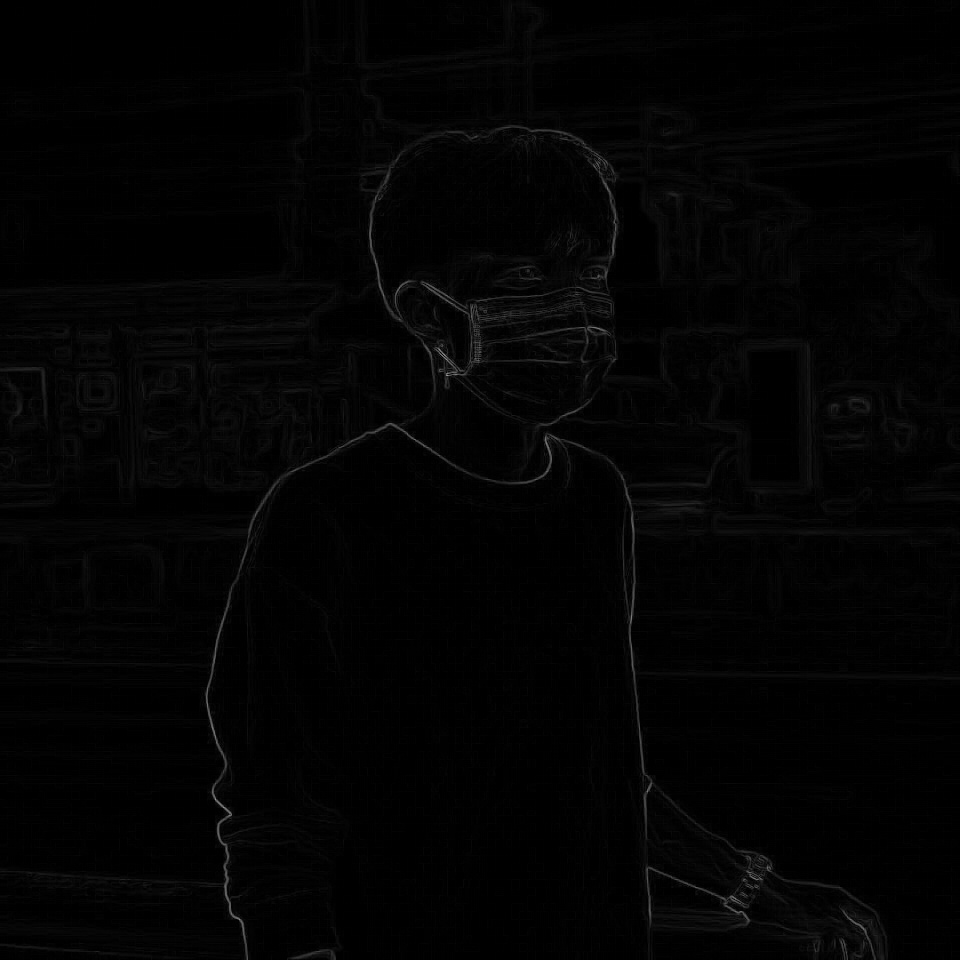
#> input picture test.jpg, 960 x 960 px
$ python Hough_C.py --image test.jpg
#> lines starting #> are read from the running program, lines starting #| are printed output that depends on the picture; after the words box and inside, x2 and y2 are one past the last pixel; in counts of white or black regions, pixels touching at a corner belong together
# import the necessary packages
import numpy as np
import argparse
import cv2
# construct the argument parser and parse the arguments
ap = argparse.ArgumentParser()
ap.add_argument("-i", "--image", required = True, help = "Path to the image")
args = vars(ap.parse_args())
# load the image, clone it for output, and then convert it to grayscale
image = cv2.imread(args["image"])
#> image is the input picture: shape (960, 960, 3); min 0, max 158, mean 3.2
output = image.copy()
gray = cv2.cvtColor(image, cv2.COLOR_BGR2GRAY)
# detect circles in the image
circles = cv2.HoughCircles(gray, cv2.HOUGH_GRADIENT, 1.2, 100)
#> circles = [[516.6, 228.6, 99.84]]
# ensure at least some circles were found
if circles is not None:
	# convert the (x, y) coordinates and radius of the circles to integers
	circles = np.round(circles[0, :]).astype("int")
#> circles = [[517, 229, 100]]
	# loop over the (x, y) coordinates and radius of the circles
	for (x, y, r) in circles:
		# draw the circle in the output image, then draw a rectangle
		# corresponding to the center of the circle
		cv2.circle(output, (x, y), r, (0, 255, 0), 4)
		cv2.rectangle(output, (x - 5, y - 5), (x + 5, y + 5), (0, 128, 255), -1)
#> this loop made 1 pass
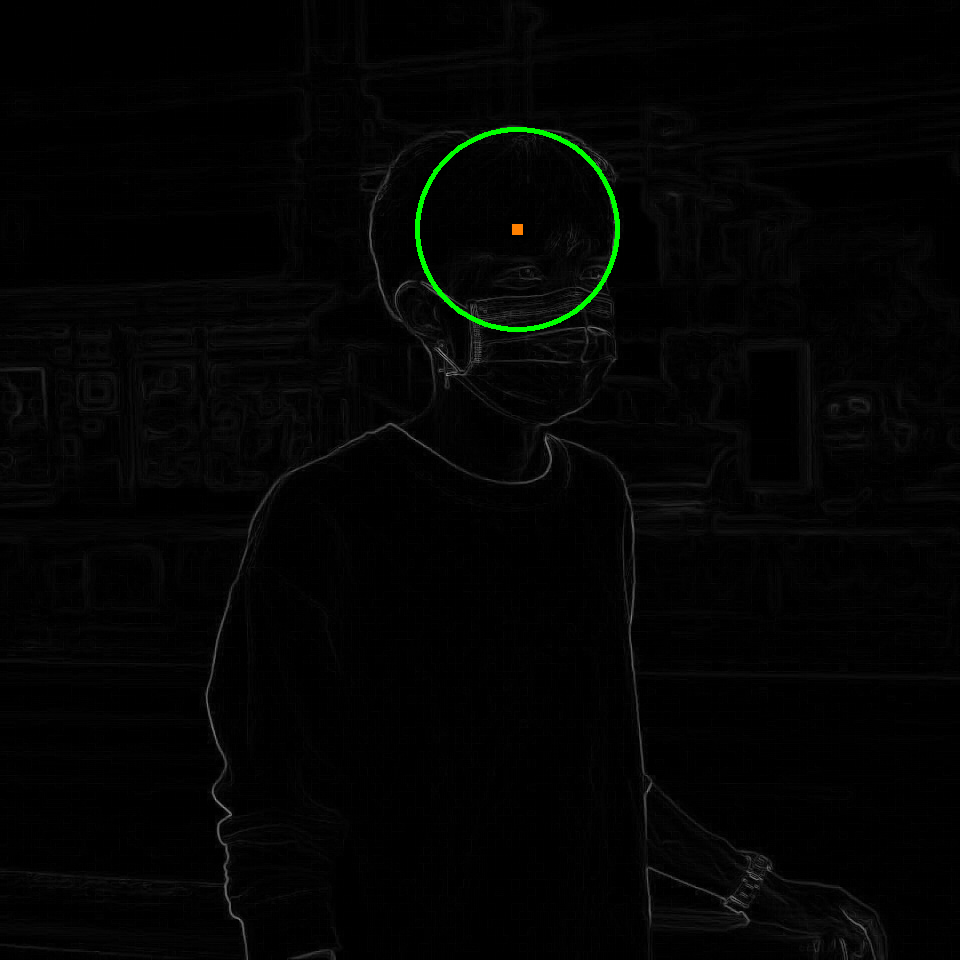
#> output: shape (960, 960, 3); 0.35% of pixels changed, all inside (x1, y1, x2, y2) = (415, 127, 620, 332)
	# show the output image
	cv2.imshow("output", np.hstack([image, output]))
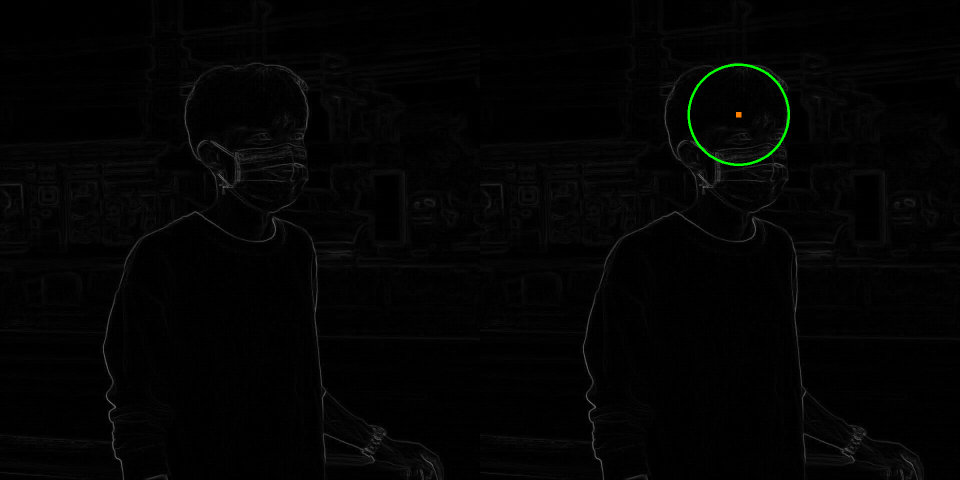
#> window 'output': shape (960, 1920, 3) (shown at 1/2 size); mean B, G, R 3.2, 3.6, 3.2
	cv2.waitKey(0)

$ run again, on Prewitt.jpg
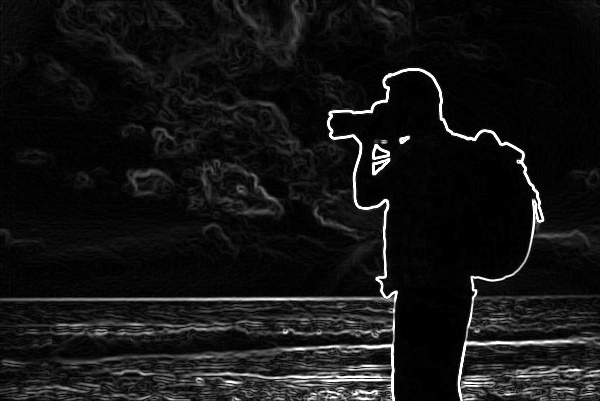
#> input picture Prewitt.jpg, 600 x 401 px
#> image is the input picture: shape (401, 600, 3); min 0, max 255, mean 20.6
#> `circles = cv2.HoughCircles(gray, cv2.HOUGH_GRADIENT, 1.2, 100)`: circles = [[168.6, 198.6, 197.8], [347.4, 204.6, 188], [247.8, 264.6, 136], [493.8, 221.4, 169.3], [107.4, 282.6, 113.4], [201, 353.4, 46.56], [324.6, 342.6, 35.88]]
#> `circles = np.round(circles[0, :]).astype("int")`: circles = [[169, 199, 198], [347, 205, 188], [248, 265, 136], [494, 221, 169], [107, 283, 113], [201, 353, 47], [325, 343, 36]]
#> the loop `for (x, y, r) in circles:` made 7 passes
#> after the loop `for (x, y, r) in circles:`:
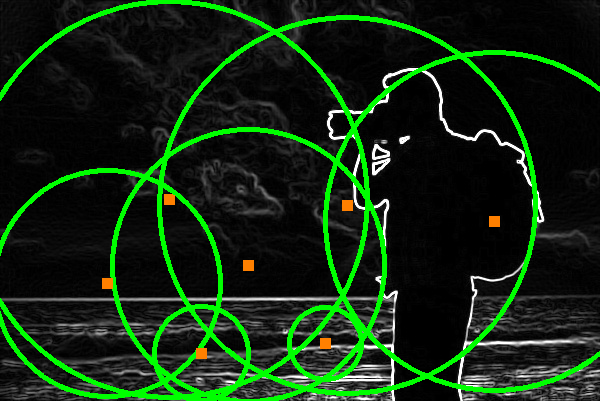
#> output: shape (401, 600, 3); 10.05% of pixels changed, all inside (x1, y1, x2, y2) = (0, 0, 600, 401)
#> `cv2.imshow("output", np.hstack([image, output]))`:
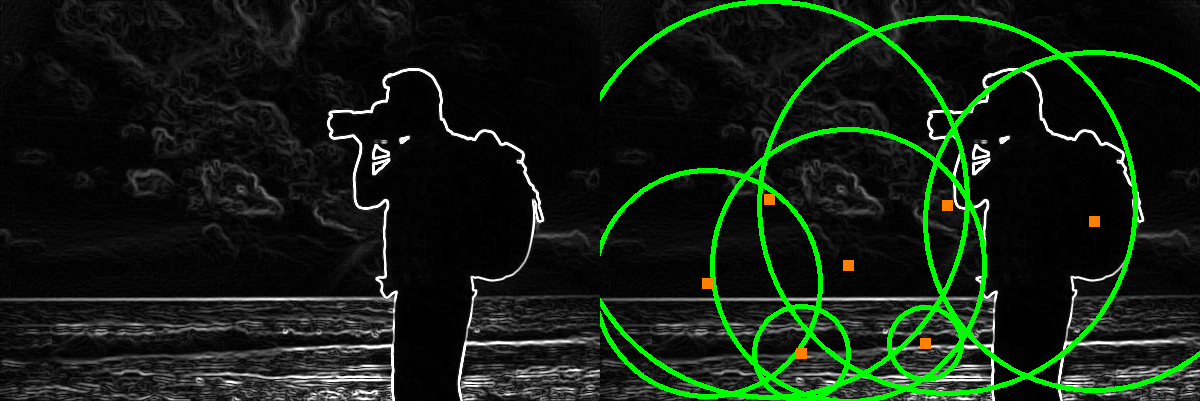
#> window 'output': shape (401, 1200, 3); mean B, G, R 18.8, 31.4, 19.3
